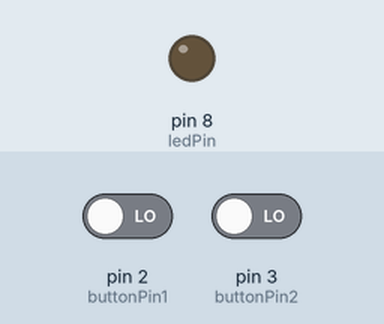
This sketch was run on a simulated Arduino Uno, built with avr-gcc and run on an emulated ATmega328P. Parts: output pins drawn as LEDs (lit = HIGH). The test bench sets the inputs (shaded band); at power-on: pin 2 (buttonPin1) LOW, pin 3 (buttonPin2) LOW.

Above: at 1.2 s.
1.3 s: pin 2 (buttonPin1) driven HIGH and pin 3 (buttonPin2) driven HIGH
At 2.5 s:
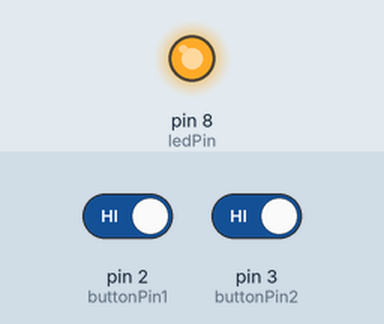
2.8 s: pin 2 (buttonPin1) driven LOW
At 3.6 s:
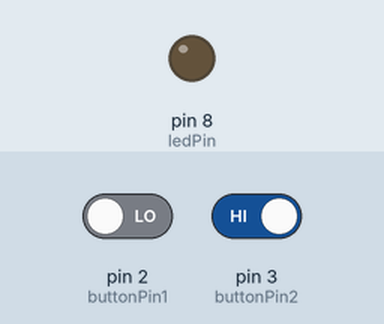
4.3 s: pin 2 (buttonPin1) driven HIGH
At 4.7 s:
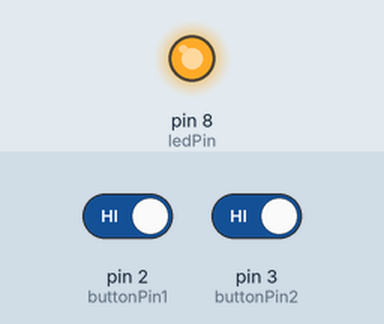
Timing chart, 0 to 7.3 s (numbered marks = the images above; inputs shaded):
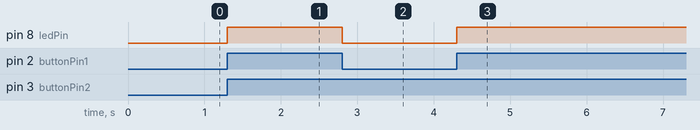

The sketch:

sketch12_01_and.ino
```cpp
/* ANDの練習 */

const int buttonPin1 = 2;
const int buttonPin2 = 3;
const int ledPin = 8;

void setup() {
  pinMode(ledPin, OUTPUT);
  pinMode(buttonPin1, INPUT);
  pinMode(buttonPin2, INPUT);
}

void loop() {
  int buttonState1 = digitalRead(buttonPin1);
  int buttonState2 = digitalRead(buttonPin2);

  if ((buttonState1 == HIGH) && (buttonState2 == HIGH)) {
    digitalWrite(ledPin, HIGH);
  } else {
    digitalWrite(ledPin, LOW);
  }
}
```

Measured:
- after the input at 1.3 s, pin 8 (ledPin): LOW → HIGH at once
- after the input at 2.8 s, pin 8 (ledPin): HIGH → LOW at once
- after the input at 4.3 s, pin 8 (ledPin): LOW → HIGH at once
